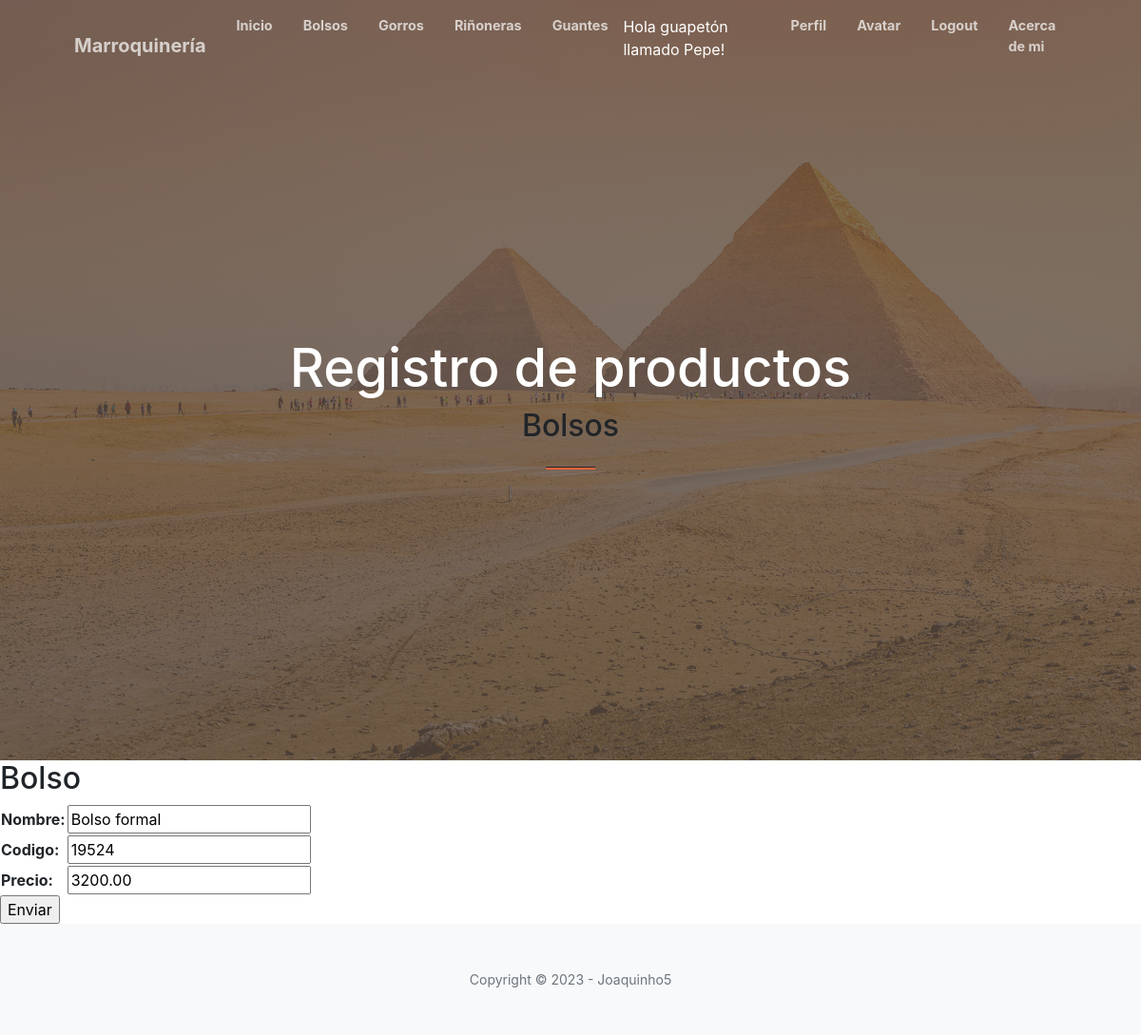
Page /updateBolso/4/ (signed in) on the committed database.
### aplicacion/models.py (models this page shows, shortened)
class Bolso(models.Model):
    nombre = models.CharField(max_length=200)
    codigo = models.CharField(max_length=200)
    precio = models.DecimalField(max_digits=10, decimal_places=2)

### aplicacion/views.py (the view)
# urls.py: path('updateBolso/<id_bolso>/', updateBolso, name="updateBolso"),
@login_required
def updateBolso(request, id_bolso):
    bolso = Bolso.objects.get(id=id_bolso)
    if request.method == "POST":
        miForm = BolsoForm(request.POST)
        if miForm.is_valid():
            bolso.nombre = miForm.cleaned_data.get('nombre')
            bolso.codigo = miForm.cleaned_data.get('codigo')
            bolso.precio = miForm.cleaned_data.get('precio')
            bolso.save()
            return redirect(reverse_lazy('bolso'))
    else:
        miForm = BolsoForm(initial={
            'nombre': bolso.nombre,
            'codigo': bolso.codigo,
            'precio': bolso.precio,
        })
    return render(request, "aplicacion/bolsoForm.html", {'form': miForm})

### aplicacion/forms.py
class BolsoForm(forms.Form):
    nombre = forms.CharField(max_length=200, required=True)
    codigo = forms.CharField(max_length=200, required=True)
    precio = forms.DecimalField(max_digits=10, decimal_places=2, required=True)

### aplicacion/templates/aplicacion/bolsoForm.html (shortened to what this page needs)
{% extends 'aplicacion/base.html' %}
{% load static %}
{% block titulo %}Bolsos{% endblock titulo %}
{% block contenido %}
    <h2>Bolso</h2>
    <form action="" method="POST">
        <table>
            {{ form.as_table }}
        </table>
        <input type="submit" value="Enviar">
    </form>
{% endblock contenido %}

### aplicacion/templates/aplicacion/base.html (shortened to what this page needs)
<!DOCTYPE html>
<html lang="en">
    <head>
        {% load static %}
        <link href="https://cdn.jsdelivr.net/npm/bootstrap-icons@1.5.0/font/bootstrap-icons.css" rel="stylesheet" />
        <link href="https://cdnjs.cloudflare.com/ajax/libs/font-awesome/5.15.4/css/all.min.css" rel="stylesheet" />
        <link rel="stylesheet" href="https://cdnjs.cloudflare.com/ajax/libs/font-awesome/6.0.0-beta3/css/all.min.css">
        <link href="https://cdnjs.cloudflare.com/ajax/libs/SimpleLightbox/2.1.0/simpleLightbox.min.css" rel="stylesheet" />
        <link href="{% static 'aplicacion/css/styles.css' %}" rel="stylesheet" />
    </head>
    <body id="page-top">
        <nav class="navbar navbar-expand-lg navbar-light fixed-top py-3" id="mainNav">
            <div class="container px-4 px-lg-5">
                <a class="navbar-brand" href="#page-top">Marroquinería</a>
                <div class="collapse navbar-collapse" id="navbarResponsive">
                    <ul class="navbar-nav ms-auto my-2 my-lg-0">
                        <li class="nav-item"><a class="nav-link" href="{% url 'base' %}">Inicio</a></li>
                        {% if user.is_authenticated %}
                        <li class="nav-item"><a class="nav-link" href="{% url 'bolso' %}">Bolsos</a></li>
                        <li class="nav-item"><a class="nav-link" href="{% url 'gorro' %}">Gorros</a></li>
                        <li class="nav-item"><a class="nav-link" href="{% url 'rinionera' %}">Riñoneras</a></li>
                        <li class="nav-item"><a class="nav-link" href="{% url 'guante' %}">Guantes</a></li>
                        <p style="color:white">Hola guapetón llamado {{user.username}}!</p>
                        <li class="nav-item"><a class="nav-link" href="{% url 'editar_perfil' %}">Perfil</a>
                        <li class="nav-item"><a class="nav-link" href="{% url 'agregar_avatar' %}">Avatar</a>
                        <li class="nav-item"><a class="nav-link" href="{% url 'logout' %}">Logout</a>
                        {% else %}
                        <li class="nav-item"><a class="nav-link" href="{% url 'registro' %}">Registro</a>
                        <li class="nav-item"><a class="nav-link" href="{% url 'login' %}">Login</a>
                        {% endif %}
                        <li class="nav-item"><a class="nav-link" href="{% url 'about' %}">Acerca de mi</a>
                    </ul>
                </div>
            </div>
        </nav>
        <header class="masthead">
            <div class="container px-4 px-lg-5 h-100">
                <div class="row gx-4 gx-lg-5 h-100 align-items-center justify-content-center text-center">
                    <div class="col-lg-8 align-self-end">
                        <h1 class="text-white font-weight-bold">Registro de productos</h1>
                        <h2>
                            {% block titulo %}
                            {% endblock titulo %}
                        </h2>
                        <hr class="divider" />
                    </div>
                </div>
            </div>
        </header>
        {% block contenido %}
        {% endblock contenido %}
        <footer class="bg-light py-5">
            <div class="container px-4 px-lg-5"><div class="small text-center text-muted">Copyright &copy; 2023 - Joaquinho5</div></div>
        </footer>
    </body>
</html>

### rows in the picture
Bolso: nombre "Bolso formal", codigo "19524", precio "3200.00"

### other values in the picture
{{ user.username }} "Pepe"
